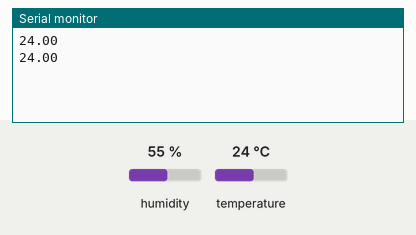
Simulated run of this sketch. Board: Arduino Uno, built with avr-gcc and run on an emulated ATmega328P. Shown: the last lines printed to the serial monitor. Inputs (shaded band) come from the test bench; at power-on: temperature 24 °C, humidity 55 %.

Above: at 2.8 s.
2.9 s: temperature set to 12 °C
At 4.5 s:
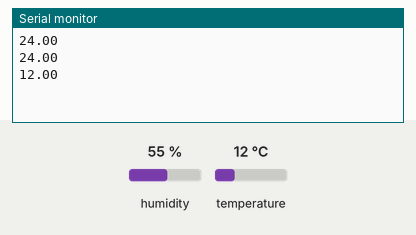
5.6 s: temperature set to 19 °C
At 7.4 s:
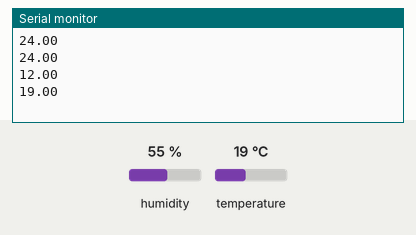
Timing chart, 0 to 8.9 s (numbered marks = the images above; inputs shaded):
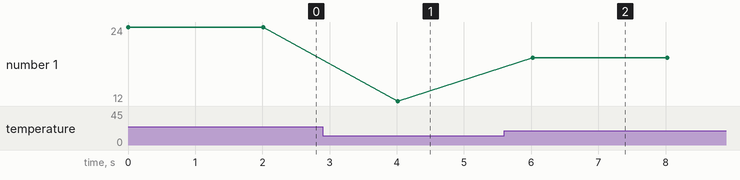

The sketch:

ArduinoBedroom.ino
```cpp
#include <DHT.h>
#define DHTPIN 2
#define DHTTYPE DHT22
DHT dht(DHTPIN, DHTTYPE);
void setup() {
 Serial.begin(9600);
 dht.begin();
}
void loop() {
 float temp = dht.readTemperature();
 if (!isnan(temp)) {
 Serial.println(temp);
 }
 delay(2000);
}
```

Measured:
- after the input at 2.9 s, the serial monitor: prints a new line after 1.1 s (image 1)
- after the input at 5.6 s, the serial monitor: prints a new line after 0.42 s (image 2)
- plotted number 1: 24 → 12 after the input at 2.9 s, 12 → 19 after the input at 5.6 s
